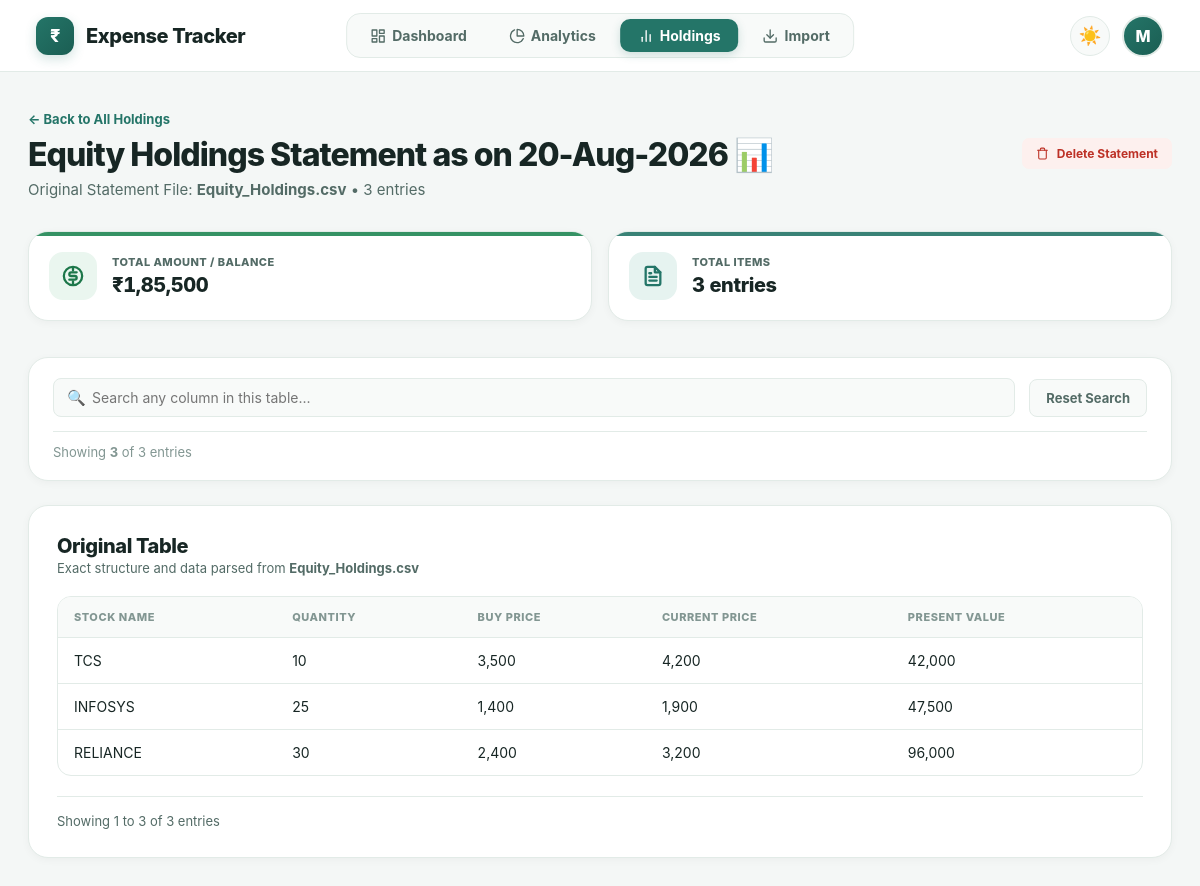
/holdings/1 (signed in), run on the app's committed database.
### tables this page shows
CREATE TABLE holdings_statements (
            id INTEGER PRIMARY KEY AUTOINCREMENT,
            user_id INTEGER NOT NULL,
            filename TEXT NOT NULL,
            title TEXT NOT NULL,
            upload_date TEXT NOT NULL,
            statement_date TEXT,
            invested_value REAL DEFAULT 0,
            present_value REAL DEFAULT 0,
            unrealized_pnl REAL DEFAULT 0,
            pnl_percentage REAL DEFAULT 0,
            headers_json TEXT NOT NULL,
            data_json TEXT NOT NULL,
            row_count INTEGER DEFAULT 0
        , has_pnl INTEGER DEFAULT 1);

### app.py (the view)
@app.route("/holdings/<int:statement_id>")
@login_required
def holdings_detail(statement_id):
    conn = get_db()
    user_id = session["user_id"]
    stmt = conn.execute("""
        SELECT * FROM holdings_statements
        WHERE id = ? AND user_id = ?
    """, (statement_id, user_id)).fetchone()
    conn.close()
    if not stmt:
        flash("Statement not found.", "danger")
        return redirect(url_for("holdings"))
    headers = json.loads(stmt["headers_json"] or "[]")
    data_rows = json.loads(stmt["data_json"] or "[]")
    return render_template(
        "holdings_detail.html",
        statement=stmt,
        headers=headers,
        data_rows=data_rows
    )

### app.py (called while the page is built)
def format_indian_currency(value):
    if value is None:
        return "0"
    try:
        num = round(float(value))
    except (ValueError, TypeError):
        return str(value)
    is_negative = num < 0
    num_str = str(abs(num))
    if len(num_str) <= 3:
        res = num_str
    else:
        last_three = num_str[-3:]
        remaining = num_str[:-3]
        groups = []
        while len(remaining) > 2:
            groups.append(remaining[-2:])
            remaining = remaining[:-2]
        if remaining:
            groups.append(remaining)
        groups.reverse()
        res = ",".join(groups) + "," + last_three
    return f"-{res}" if is_negative else res

def get_db():
    conn = sqlite3.connect(DATABASE)
    conn.row_factory = sqlite3.Row
    return conn

def login_required(function):
    @wraps(function)
    def wrapper(*args, **kwargs):
        if "user_id" not in session:
            flash("Please log in to continue.", "info")
            return redirect(url_for("login"))
        return function(*args, **kwargs)
    return wrapper

### templates/holdings_detail.html (shortened to what this page needs)
<!DOCTYPE html>
<html lang="en">
<head>
    <link rel="stylesheet" href="{{ url_for('static', filename='style.css') }}">
</head>
<body>
    {% include "navbar.html" %}
    <main class="dashboard">
        <div class="dashboard-header">
            <div>
                <a href="{{ url_for('holdings') }}" style="color: var(--primary); font-weight: 700; text-decoration: none; font-size: 13px; display: inline-flex; align-items: center; gap: 4px; margin-bottom: 8px;">
                    ← Back to All Holdings
                </a>
                <h1>{{ statement["title"] }} 📊</h1>
                <p>
                    Original Statement File: <strong>{{ statement["filename"] }}</strong>
                    • {{ statement["row_count"] }} entries
                </p>
            </div>
            <div class="header-actions">
                <form action="{{ url_for('delete_holdings_statement', statement_id=statement['id']) }}" method="POST" onsubmit="return confirm('Delete this statement and its table data?');">
                    <button type="submit" class="btn btn-danger btn-sm">
                        <svg width="13" height="13" viewBox="0 0 24 24" fill="none" stroke="currentColor" stroke-width="2" stroke-linecap="round" stroke-linejoin="round"><polyline points="3 6 5 6 21 6"></polyline><path d="M19 6v14a2 2 0 0 1-2 2H7a2 2 0 0 1-2-2V6m3 0V4a2 2 0 0 1 2-2h4a2 2 0 0 1 2 2v2"></path></svg>
                        Delete Statement
                    </button>
                </form>
            </div>
        </div>
        {% if statement["has_pnl"] %}
        <div class="summary-grid" style="grid-template-columns: repeat(auto-fit, minmax(220px, 1fr));">
            <div class="summary-card income-card">
                <div class="summary-icon-box">
                    <svg width="22" height="22" viewBox="0 0 24 24" fill="none" stroke="currentColor" stroke-width="2.5" stroke-linecap="round" stroke-linejoin="round"><circle cx="12" cy="12" r="10"></circle><path d="M16 8h-6a2 2 0 1 0 0 4h4a2 2 0 1 1 0 4H8"></path><line x1="12" y1="18" x2="12" y2="20"></line><line x1="12" y1="4" x2="12" y2="6"></line></svg>
                </div>
                <div class="summary-info">
                    <span>Total Market Value</span>
                    <strong>₹{{ statement["present_value"]|inr }}</strong>
                </div>
            </div>
            <div class="summary-card investment-card">
                <div class="summary-icon-box">
                    <svg width="22" height="22" viewBox="0 0 24 24" fill="none" stroke="currentColor" stroke-width="2.5" stroke-linecap="round" stroke-linejoin="round"><polyline points="22 12 18 12 15 21 9 3 6 12 2 12"></polyline></svg>
                </div>
                <div class="summary-info">
                    <span>Total Cost Value</span>
                    <strong>₹{{ statement["invested_value"]|inr }}</strong>
                </div>
            </div>
            <div class="summary-card {% if statement['unrealized_pnl'] >= 0 %}income-card{% else %}expense-card{% endif %}">
                <div class="summary-icon-box">
                    {% if statement['unrealized_pnl'] >= 0 %}
                    <svg width="22" height="22" viewBox="0 0 24 24" fill="none" stroke="currentColor" stroke-width="2.5" stroke-linecap="round" stroke-linejoin="round"><line x1="7" y1="17" x2="17" y2="7"></line><polyline points="7 7 17 7 17 7"></polyline></svg>
                    {% else %}
                    <svg width="22" height="22" viewBox="0 0 24 24" fill="none" stroke="currentColor" stroke-width="2.5" stroke-linecap="round" stroke-linejoin="round"><line x1="7" y1="7" x2="17" y2="17"></line><polyline points="17 7 17 7 17 7"></polyline></svg>
                    {% endif %}
                </div>
                <div class="summary-info">
                    <span>Unrealized P&L</span>
                    <strong style="color: {% if statement['unrealized_pnl'] >= 0 %}var(--success-text){% else %}var(--danger-text){% endif %};">
                        {% if statement["unrealized_pnl"] >= 0 %}+{% endif %}₹{{ statement["unrealized_pnl"]|inr }}
                        <span class="pnl-pill {% if statement['unrealized_pnl'] >= 0 %}pnl-pill-pos{% else %}pnl-pill-neg{% endif %}" style="font-size: 12px; margin-left: 6px;">
                            {% if statement["pnl_percentage"] >= 0 %}+{% endif %}{{ statement["pnl_percentage"] }}%
                        </span>
                    </strong>
                </div>
            </div>
        </div>
        {% else %}
        <div class="summary-grid" style="grid-template-columns: repeat(auto-fit, minmax(240px, 1fr));">
            <div class="summary-card income-card">
                <div class="summary-icon-box">
                </div>
                <div class="summary-info">
                    <span>Total Amount / Balance</span>
                    <strong>₹{{ statement["present_value"]|inr }}</strong>
                </div>
            </div>
            <div class="summary-card balance-card">
                <div class="summary-icon-box">
                </div>
                <div class="summary-info">
                    <span>Total Items</span>
                    <strong>{{ data_rows|length }} entries</strong>
                </div>
            </div>
        </div>
        {% endif %}
        <div class="controls-section">
            <div class="controls-grid" style="grid-template-columns: 1fr auto;">
                <div class="search-input-wrapper">
                    <span class="search-icon">🔍</span>
                    <input type="text" id="tableSearchInput" class="search-input" placeholder="Search any column in this table..." oninput="filterHoldingsTable()">
                </div>
                <button type="button" class="filter-reset-btn" onclick="resetTableFilter()">Reset Search</button>
            </div>
            <div class="active-filters-bar">
                <span>Showing <strong id="visibleRowCount">{{ data_rows|length }}</strong> of {{ data_rows|length }} entries</span>
            </div>
        </div>
        <div class="transactions-section">
            <div class="section-header">
                <div>
                    <h2>Original Table</h2>
                    <p>Exact structure and data parsed from <strong>{{ statement["filename"] }}</strong></p>
                </div>
            </div>
            {% if data_rows %}
            <div class="table-responsive">
                <table class="transaction-table" id="holdingsDataTable">
                    <thead>
                        <tr>
                            {% for h in headers %}
                            <th>{{ h }}</th>
                            {% endfor %}
                        </tr>
                    </thead>
                    <tbody id="holdingsTbody">
                        {% for row in data_rows %}
                        <tr class="holdings-row">
                            {% for cell in row %}
                            <td>{{ cell|format_cell(headers[loop.index0] if loop.index0 < headers|length else '') }}</td>
                            {% endfor %}
                        </tr>
                        {% endfor %}
                    </tbody>
                </table>
            </div>
            <div class="pagination-bar" id="paginationBar">
                <span id="paginationInfo">Showing 1 to 20 entries</span>
            </div>
            {% else %}
            <div class="empty-state">
                <p>No table rows found in this statement.</p>
            </div>
            {% endif %}
        </div>
    </main>
</body>
</html>

### data on the page
holdings_statements: title "Equity Holdings Statement as on 20-Aug-2026", filename "Equity_Holdings.csv", row_count "3", present_value|inr "1,85,500"

### other printed values
{{ session.get("name", "U")[0]|upper }} "M"
{{ data_rows|length }} "3"
{{ h }} "STOCK NAME" "QUANTITY" "BUY PRICE" "CURRENT PRICE" "PRESENT VALUE"
